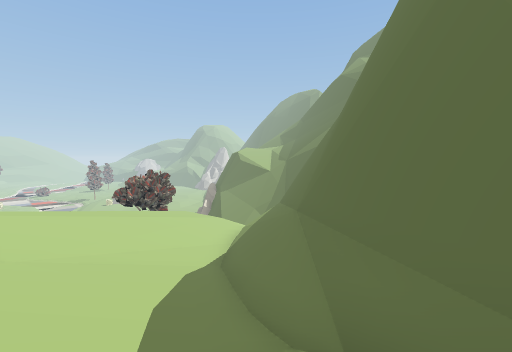
[1] (above)

18 first-person views from a walk through a Unity game level. The camera is 1.2 m above the floor, tilts 4° down and sees 90° across. The floor is counted in squares, 2 m on a side. Each view is taken from the middle of a square. On the plan, view 1 faces up. The plan holds only what a view shows up to about 9 squares ahead; the rest is blank. The place goes on beyond the plan. Some animated figures are not drawn. Some surface patterns are stand-ins.

[2]
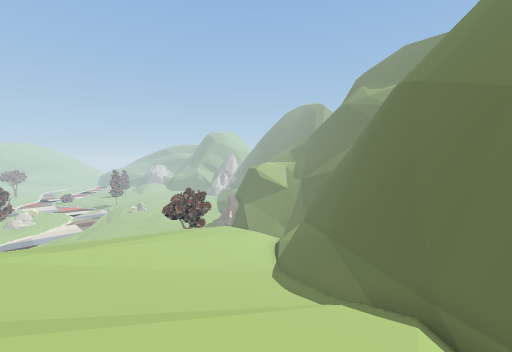

[3]
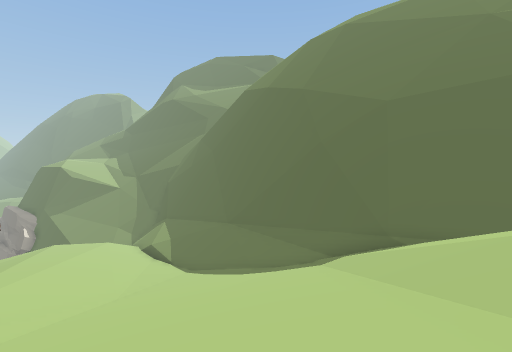

[4]
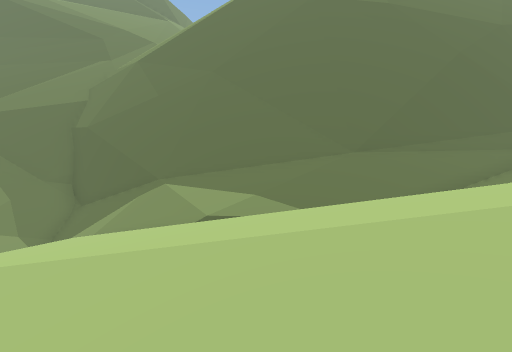

[5]
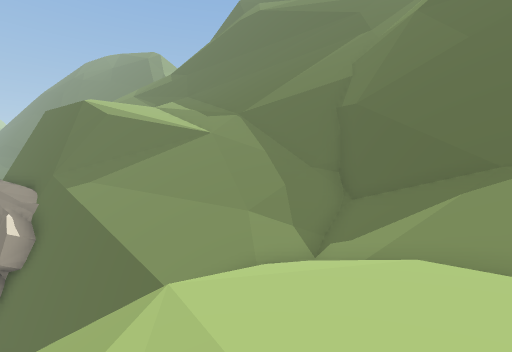

[6]
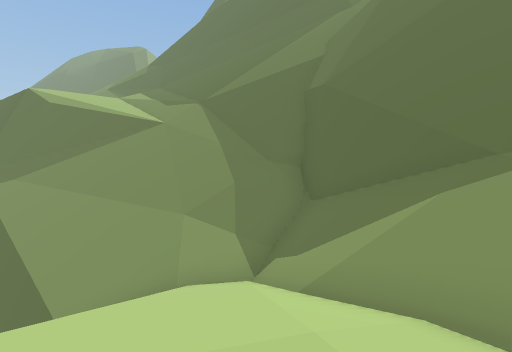

[7]
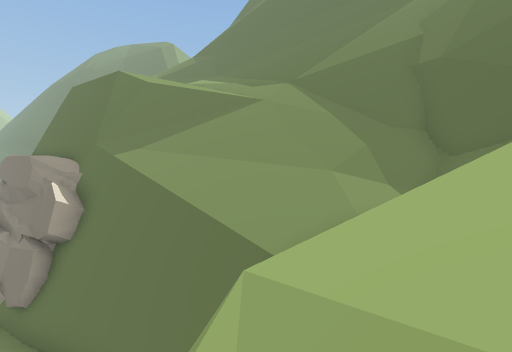

[8]
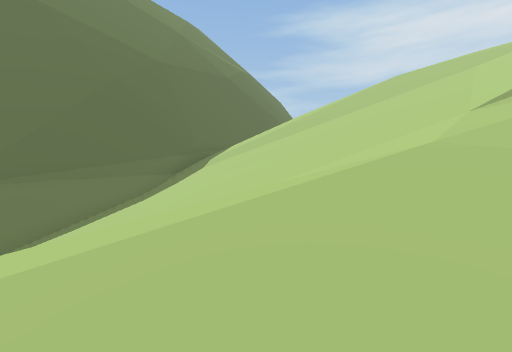

[9]
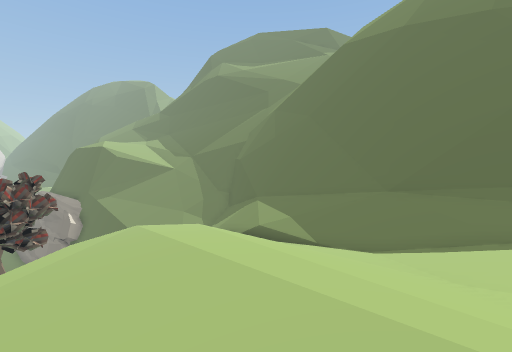

[10]
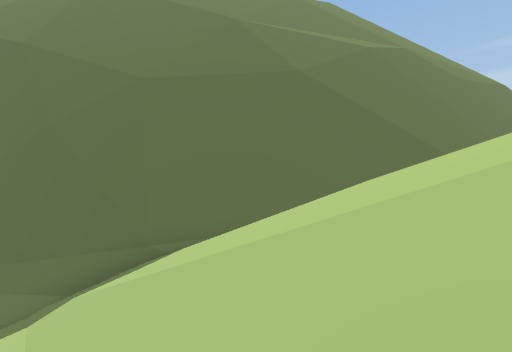

[11]
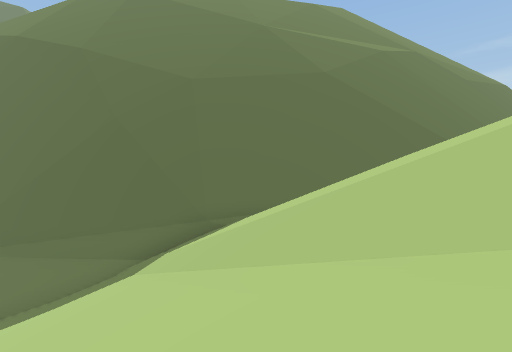

[12]
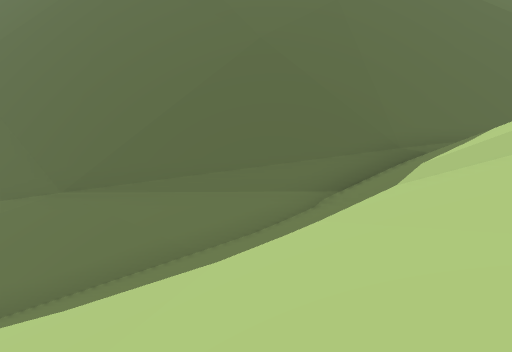

[13]
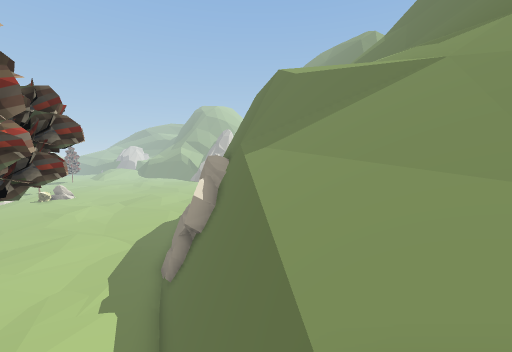

[14]
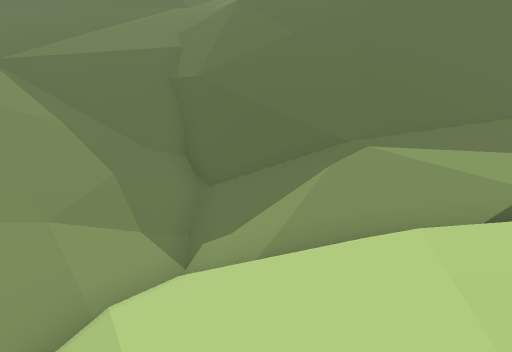

[15]
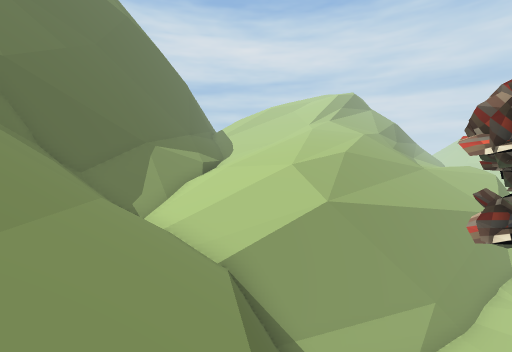

[16]
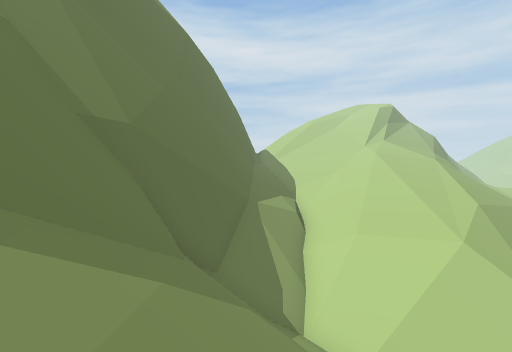

[17]
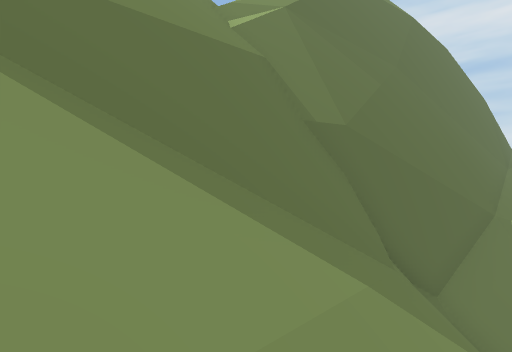

[18]
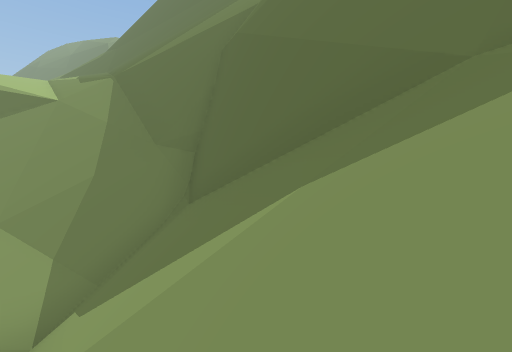

### Floor plan
Key: @ floor where view 1 was taken; # wall or solid block; . main floor; - floor 1.5 m lower than the main floor; : floor 1.75 m higher than the main floor; + floor 3.25 m higher than the main floor; * floor 4.75 m higher than the main floor; _ floor 9.5 m lower than the main floor; < floor 11.25 m lower than the main floor; / step, stairs or slope; = window, fence, low wall or low ledge; ^ raised ledge; v drop or lower ground; T tree.
Columns run from 8 left of view 1 to 6 right of it. Each row starts with its distance up from view 1.
 25 <<# v/#/++////
 24 <<##v//#/+////
 23 <<<#v///#+////
 22 <<<# ////=////
 21 __<##v////////
 20 T   #v/////#//
 19     #v/////#//
 18    ##v/////#v//
 17 /###v/////##vv/
 16 #vv///////# vv/
 15 v/////////# vv/
 14 ////-/////# vv
 13  //---////# vv
 12  /...-////^ vv
 11  ..../ ///^ vv
 10 /..../ ///^ vv
  9 ....//////^
  8 ....//////^
  7 :::///////^  v
  6 :::///////^  v
  5 :+///////#   vv
  4 ++///////=   vv
  3 +////////#   v
  2 /////////#   v
  1 *////////#   v
  0 ////////@/^ vv=
 -1 //////////^ vv/
 -2 //////////^ vvv
 -3 ////////  ^  v
 -4 ////  /   ^
 -5 ///       #
 -6 //           v
 -7              v
 -8             =v
 -9             vv

Where each view was taken, in squares from view 1:
view 1: 0 up, 0 right, facing up
view 2: 4 down, 2 left, facing up
view 3: 2 down, 6 left, facing up-right
view 4: 10 up, 7 left, facing right
view 5: 13 up, 5 left, facing up-right
view 6: 13 up, 3 left, facing up-right
view 7: 15 up, 6 left, facing up-right
view 8: 6 up, 8 left, facing down-right
view 9: 4 up, 8 left, facing up-right
view 10: 2 down, 4 left, facing right
view 11: 1 down, 5 left, facing right
view 12: 3 up, 4 left, facing right
view 13: 16 up, 3 left, facing up
view 14: 15 up, 4 left, facing right
view 15: 23 up, 3 left, facing down
view 16: 21 up, 1 right, facing down
view 17: 21 up, 1 right, facing down-right
view 18: 13 up, 0 right, facing up-right
